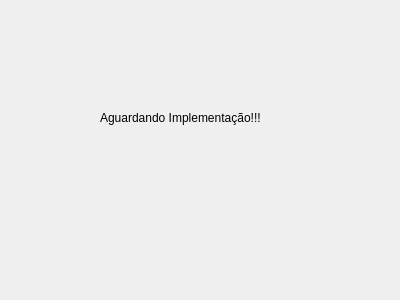
<?xml version="1.0" encoding="UTF-8"?>
<ui version="4.0">
 <class>Administrador</class>
 <widget class="QDialog" name="Administrador">
  <property name="geometry">
   <rect>
    <x>0</x>
    <y>0</y>
    <width>400</width>
    <height>300</height>
   </rect>
  </property>
  <property name="windowTitle">
   <string>Dialog</string>
  </property>
  <widget class="QLabel" name="label">
   <property name="geometry">
    <rect>
     <x>100</x>
     <y>110</y>
     <width>191</width>
     <height>16</height>
    </rect>
   </property>
   <property name="text">
    <string>Aguardando Implementação!!!</string>
   </property>
  </widget>
 </widget>
 <resources/>
 <connections/>
</ui>
